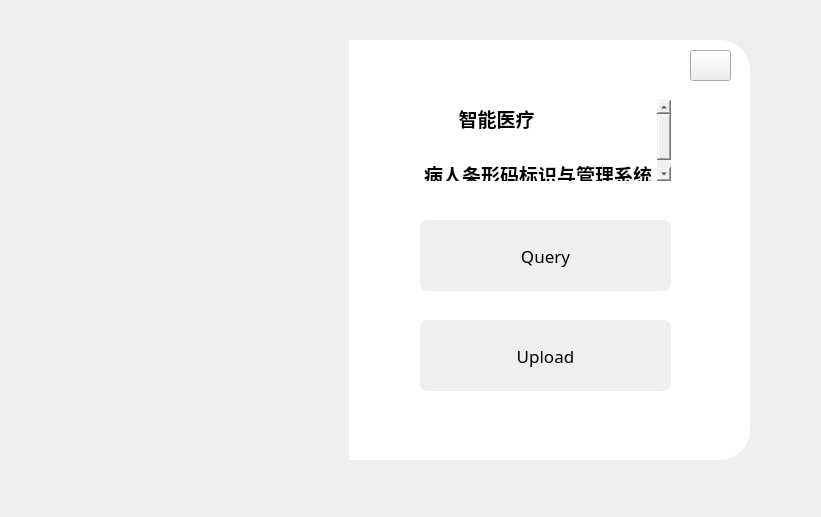
<?xml version="1.0" encoding="UTF-8"?>
<ui version="4.0">
 <class>Form</class>
 <widget class="QWidget" name="Form">
  <property name="geometry">
   <rect>
    <x>0</x>
    <y>0</y>
    <width>821</width>
    <height>517</height>
   </rect>
  </property>
  <property name="windowTitle">
   <string>Form</string>
  </property>
  <widget class="QLabel" name="label">
   <property name="geometry">
    <rect>
     <x>40</x>
     <y>40</y>
     <width>311</width>
     <height>420</height>
    </rect>
   </property>
   <property name="styleSheet">
    <string notr="true">border-image: url(:/images/static/image/shu.jpg);
border-top-left-radius:30px;
border-bottom-left-radius:30px;</string>
   </property>
   <property name="text">
    <string/>
   </property>
  </widget>
  <widget class="QLabel" name="label_2">
   <property name="geometry">
    <rect>
     <x>349</x>
     <y>40</y>
     <width>401</width>
     <height>420</height>
    </rect>
   </property>
   <property name="styleSheet">
    <string notr="true">background-color: rgb(255, 255, 255);
border-top-right-radius:30px;
border-bottom-right-radius:30px;</string>
   </property>
   <property name="text">
    <string/>
   </property>
  </widget>
  <widget class="QPushButton" name="queryButton">
   <property name="geometry">
    <rect>
     <x>420</x>
     <y>220</y>
     <width>251</width>
     <height>71</height>
    </rect>
   </property>
   <property name="palette">
    <palette>
     <active>
      <colorrole role="WindowText">
       <brush brushstyle="SolidPattern">
        <color alpha="255">
         <red>0</red>
         <green>0</green>
         <blue>0</blue>
        </color>
       </brush>
      </colorrole>
      <colorrole role="Button">
       <brush brushstyle="SolidPattern">
        <color alpha="255">
         <red>239</red>
         <green>239</green>
         <blue>239</blue>
        </color>
       </brush>
      </colorrole>
      <colorrole role="Text">
       <brush brushstyle="SolidPattern">
        <color alpha="255">
         <red>0</red>
         <green>0</green>
         <blue>0</blue>
        </color>
       </brush>
      </colorrole>
      <colorrole role="ButtonText">
       <brush brushstyle="SolidPattern">
        <color alpha="255">
         <red>0</red>
         <green>0</green>
         <blue>0</blue>
        </color>
       </brush>
      </colorrole>
      <colorrole role="Base">
       <brush brushstyle="SolidPattern">
        <color alpha="255">
         <red>239</red>
         <green>239</green>
         <blue>239</blue>
        </color>
       </brush>
      </colorrole>
      <colorrole role="Window">
       <brush brushstyle="SolidPattern">
        <color alpha="255">
         <red>239</red>
         <green>239</green>
         <blue>239</blue>
        </color>
       </brush>
      </colorrole>
      <colorrole role="PlaceholderText">
       <brush brushstyle="NoBrush">
        <color alpha="128">
         <red>0</red>
         <green>0</green>
         <blue>0</blue>
        </color>
       </brush>
      </colorrole>
     </active>
     <inactive>
      <colorrole role="WindowText">
       <brush brushstyle="SolidPattern">
        <color alpha="255">
         <red>0</red>
         <green>0</green>
         <blue>0</blue>
        </color>
       </brush>
      </colorrole>
      <colorrole role="Button">
       <brush brushstyle="SolidPattern">
        <color alpha="255">
         <red>239</red>
         <green>239</green>
         <blue>239</blue>
        </color>
       </brush>
      </colorrole>
      <colorrole role="Text">
       <brush brushstyle="SolidPattern">
        <color alpha="255">
         <red>0</red>
         <green>0</green>
         <blue>0</blue>
        </color>
       </brush>
      </colorrole>
      <colorrole role="ButtonText">
       <brush brushstyle="SolidPattern">
        <color alpha="255">
         <red>0</red>
         <green>0</green>
         <blue>0</blue>
        </color>
       </brush>
      </colorrole>
      <colorrole role="Base">
       <brush brushstyle="SolidPattern">
        <color alpha="255">
         <red>239</red>
         <green>239</green>
         <blue>239</blue>
        </color>
       </brush>
      </colorrole>
      <colorrole role="Window">
       <brush brushstyle="SolidPattern">
        <color alpha="255">
         <red>239</red>
         <green>239</green>
         <blue>239</blue>
        </color>
       </brush>
      </colorrole>
      <colorrole role="PlaceholderText">
       <brush brushstyle="NoBrush">
        <color alpha="128">
         <red>0</red>
         <green>0</green>
         <blue>0</blue>
        </color>
       </brush>
      </colorrole>
     </inactive>
     <disabled>
      <colorrole role="WindowText">
       <brush brushstyle="SolidPattern">
        <color alpha="255">
         <red>0</red>
         <green>0</green>
         <blue>0</blue>
        </color>
       </brush>
      </colorrole>
      <colorrole role="Button">
       <brush brushstyle="SolidPattern">
        <color alpha="255">
         <red>239</red>
         <green>239</green>
         <blue>239</blue>
        </color>
       </brush>
      </colorrole>
      <colorrole role="Text">
       <brush brushstyle="SolidPattern">
        <color alpha="255">
         <red>0</red>
         <green>0</green>
         <blue>0</blue>
        </color>
       </brush>
      </colorrole>
      <colorrole role="ButtonText">
       <brush brushstyle="SolidPattern">
        <color alpha="255">
         <red>0</red>
         <green>0</green>
         <blue>0</blue>
        </color>
       </brush>
      </colorrole>
      <colorrole role="Base">
       <brush brushstyle="SolidPattern">
        <color alpha="255">
         <red>239</red>
         <green>239</green>
         <blue>239</blue>
        </color>
       </brush>
      </colorrole>
      <colorrole role="Window">
       <brush brushstyle="SolidPattern">
        <color alpha="255">
         <red>239</red>
         <green>239</green>
         <blue>239</blue>
        </color>
       </brush>
      </colorrole>
      <colorrole role="PlaceholderText">
       <brush brushstyle="NoBrush">
        <color alpha="128">
         <red>0</red>
         <green>0</green>
         <blue>0</blue>
        </color>
       </brush>
      </colorrole>
     </disabled>
    </palette>
   </property>
   <property name="font">
    <font>
     <family>Arial Black</family>
     <pointsize>13</pointsize>
    </font>
   </property>
   <property name="styleSheet">
    <string notr="true">#queryButton {
	
	background-color: rgb(239, 239, 239);
	color:  rgb(0, 0, 0);
	border:3px solid rgb(239, 239, 239);
	border-radius:8px;
}
#queryButton:hover {
	
	background-color: rgb(255, 255, 255);
	color:  rgb(0, 0, 0);
}
#queryButton:pressed {
	padding-top:5px;
	padding-left:5px;

}</string>
   </property>
   <property name="text">
    <string>Query</string>
   </property>
  </widget>
  <widget class="QPushButton" name="uploadButton">
   <property name="geometry">
    <rect>
     <x>420</x>
     <y>320</y>
     <width>251</width>
     <height>71</height>
    </rect>
   </property>
   <property name="font">
    <font>
     <family>Arial Black</family>
     <pointsize>13</pointsize>
    </font>
   </property>
   <property name="styleSheet">
    <string notr="true">#uploadButton {
	
	background-color: rgb(239, 239, 239);
	color:  rgb(0, 0, 0);
	border:3px solid rgb(239, 239, 239);
	border-radius:8px;
}
#uploadButton:hover {
	
	background-color: rgb(255, 255, 255);
	color:  rgb(0, 0, 0);
}
#uploadButton:pressed {
	padding-top:5px;
	padding-left:5px;

}</string>
   </property>
   <property name="text">
    <string>Upload</string>
   </property>
  </widget>
  <widget class="QPushButton" name="closeButton">
   <property name="geometry">
    <rect>
     <x>690</x>
     <y>50</y>
     <width>41</width>
     <height>31</height>
    </rect>
   </property>
   <property name="styleSheet">
    <string notr="true">#close {
	border:none;
}
#close:hover {
	
	background-color: rgb(239, 239, 239);
	color: rgb(0, 0, 0);
}
</string>
   </property>
   <property name="text">
    <string/>
   </property>
   <property name="icon">
    <iconset resource="resource.qrc">
     <normaloff>:/icons/static/icon/close.svg</normaloff>:/icons/static/icon/close.svg</iconset>
   </property>
  </widget>
  <widget class="QTextBrowser" name="textBrowser">
   <property name="geometry">
    <rect>
     <x>420</x>
     <y>100</y>
     <width>251</width>
     <height>81</height>
    </rect>
   </property>
   <property name="font">
    <font>
     <family>华文中宋</family>
     <pointsize>15</pointsize>
    </font>
   </property>
   <property name="styleSheet">
    <string notr="true">border:none;</string>
   </property>
   <property name="html">
    <string>&lt;!DOCTYPE HTML PUBLIC &quot;-//W3C//DTD HTML 4.0//EN&quot; &quot;http://www.w3.org/TR/REC-html40/strict.dtd&quot;&gt;
&lt;html&gt;&lt;head&gt;&lt;meta name=&quot;qrichtext&quot; content=&quot;1&quot; /&gt;&lt;style type=&quot;text/css&quot;&gt;
p, li { white-space: pre-wrap; }
&lt;/style&gt;&lt;/head&gt;&lt;body style=&quot; font-family:'华文中宋'; font-size:15pt; font-weight:400; font-style:normal;&quot;&gt;
&lt;p style=&quot; margin-top:0px; margin-bottom:0px; margin-left:0px; margin-right:0px; -qt-block-indent:0; text-indent:0px;&quot;&gt;&lt;span style=&quot; font-family:'SimSun'; font-size:14pt; font-weight:600;&quot;&gt;       智能医疗&lt;/span&gt;&lt;/p&gt;
&lt;p style=&quot;-qt-paragraph-type:empty; margin-top:0px; margin-bottom:0px; margin-left:0px; margin-right:0px; -qt-block-indent:0; text-indent:0px; font-family:'SimSun'; font-size:14pt; font-weight:600;&quot;&gt;&lt;br /&gt;&lt;/p&gt;
&lt;p style=&quot; margin-top:0px; margin-bottom:0px; margin-left:0px; margin-right:0px; -qt-block-indent:0; text-indent:0px;&quot;&gt;&lt;span style=&quot; font-family:'SimSun'; font-size:14pt; font-weight:600;&quot;&gt;病人条形码标识与管理系统&lt;/span&gt;&lt;/p&gt;&lt;/body&gt;&lt;/html&gt;</string>
   </property>
  </widget>
 </widget>
 <resources>
  <include location="resource.qrc"/>
 </resources>
 <connections>
  <connection>
   <sender>closeButton</sender>
   <signal>clicked()</signal>
   <receiver>Form</receiver>
   <slot>close()</slot>
   <hints>
    <hint type="sourcelabel">
     <x>714</x>
     <y>67</y>
    </hint>
    <hint type="destinationlabel">
     <x>788</x>
     <y>22</y>
    </hint>
   </hints>
  </connection>
 </connections>
</ui>
